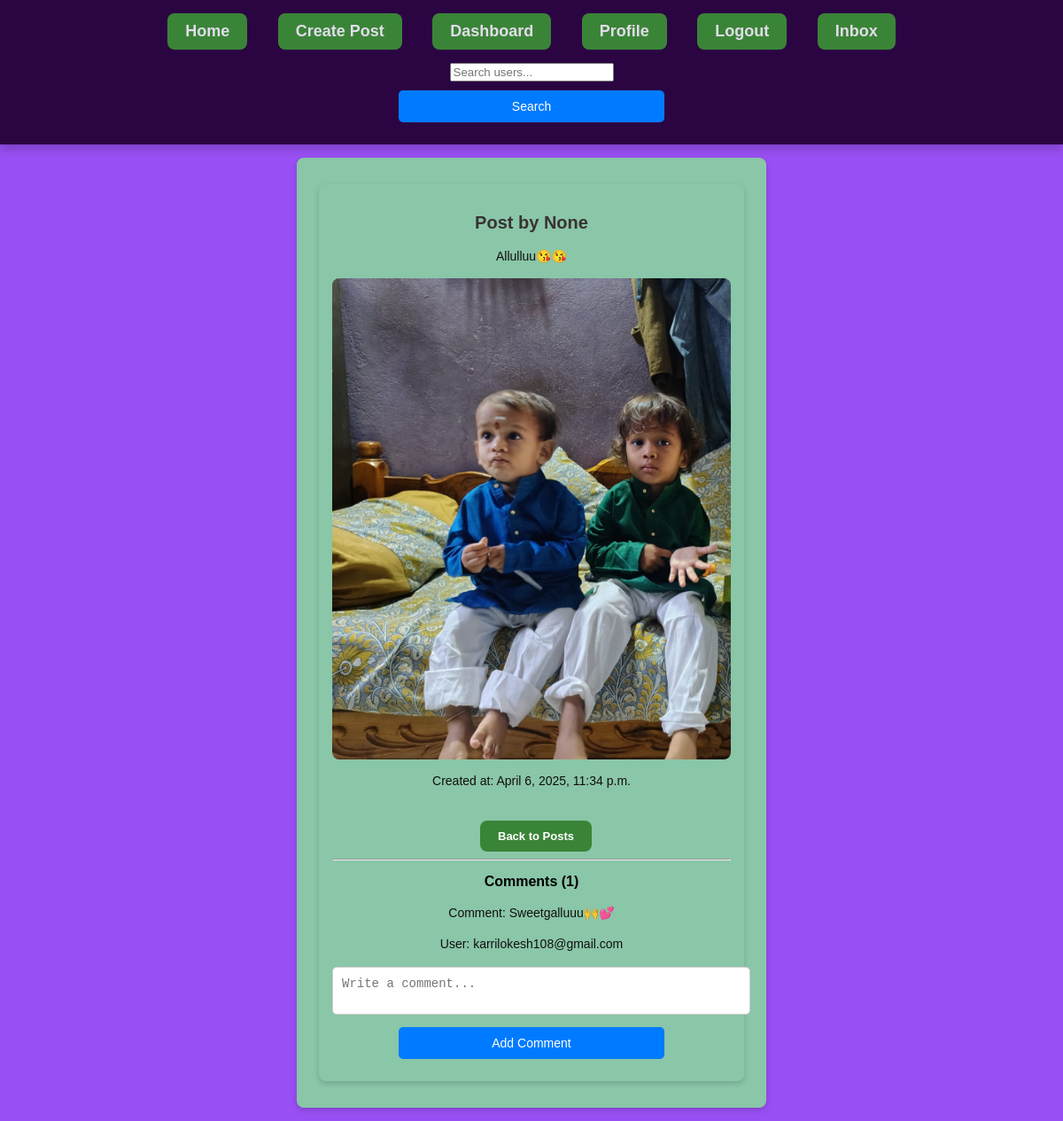
/posts/11/, run on an earlier commit of the app's database.
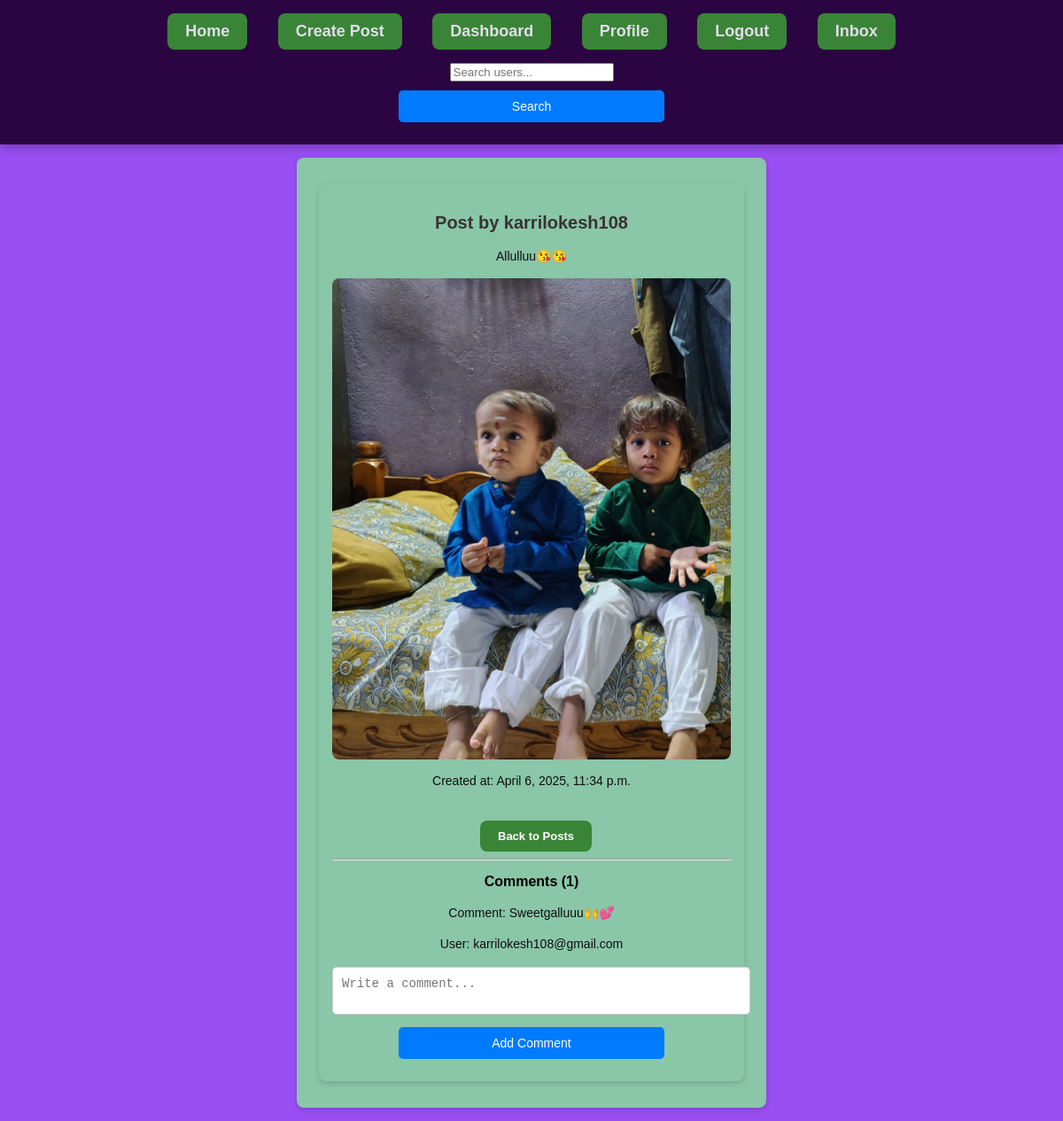
And on a later commit of the database.
### posts/models.py (models this page shows, shortened)
class Post(models.Model):
    user = models.ForeignKey(User, on_delete=models.CASCADE, related_name="posts")
    content = models.TextField()
    image = models.ImageField(upload_to="post_images/", null=True, blank=True)
    created_at = models.DateTimeField(auto_now_add=True)
    updated_at = models.DateTimeField(auto_now_add=True)
    video = models.FileField(upload_to="posts/videos/", blank=True, null=True)
    likes = models.ManyToManyField(User, related_name="liked_posts", blank=True)
    saved_by = models.ManyToManyField(User, related_name="saved_posts", blank=True)
    class Meta:
        ordering = ["-created_at"]  # Show latest posts first
        verbose_name_plural = "Posts"

class Comment(models.Model):
    user = models.ForeignKey(User, on_delete=models.CASCADE)
    post = models.ForeignKey(Post, on_delete=models.CASCADE, related_name="comments")
    content = models.TextField()
    created_at = models.DateTimeField(auto_now_add=True)
    class Meta:
        ordering = ["-created_at"]  # Show latest comments first
        verbose_name_plural = "Comments"

### users/models.py (models this page shows, shortened)
class CustomUser(AbstractBaseUser, PermissionsMixin):
    name = models.CharField(max_length=20)
    email = models.EmailField(unique=True)
    age = models.IntegerField()
    phone= models.CharField(max_length=15, unique=True, null=True, blank=True)
    otp = models.CharField(max_length=6, null=True, blank=True)
    profile_pic = models.ImageField(upload_to='profile_pics/', null=True, blank=True, default="profile_pics/default-profile.png")
    username = models.CharField(max_length=30, unique=True, null=True, blank=True)
    bio = models.TextField(null=True, blank=True)
    first_name = models.CharField(max_length=30, null=True, blank=True)
    last_name = models.CharField(max_length=30, null=True, blank=True)
    gender = models.CharField(max_length=10, choices=[("Male", "Male"), ("Female", "Female"), ("Other", "Other")], null=True, blank=True)
    location = models.CharField(max_length=100, null=True, blank=True)
    linkedin = models.URLField(null=True, blank=True)
    github = models.URLField(null=True, blank=True)
    is_active = models.BooleanField(default=True)
    is_staff = models.BooleanField(default=False)
    firebase_uid = models.CharField(max_length=50, blank=True, null=True)
    followers = models.ManyToManyField('self', symmetrical=False, related_name='following', blank=True)
    objects = CustomUserManager()
    USERNAME_FIELD = "email"
    REQUIRED_FIELDS = ["name", "age", "phone"]
    def __str__(self):
        return self.email

### posts/views.py (the view)
# urls.py: path('<int:pk>/', PostDetailView.as_view(), name='post-detail'),
class PostDetailView(DetailView):
    model = Post
    template_name = 'posts/post_detail.html'
    def get_context_data(self, **kwargs):
        context = super().get_context_data(**kwargs)
        comments = Comment.objects.filter(post=self.object)
        print("Comments for Post:", self.object.id)
        for comment in comments:
            print(f"User: {comment.user}, Content: {comment.content}")
        context['comments'] = comments
        return context

### posts/templates/posts/post_detail.html (shortened to what this page needs)
{% extends 'posts/base.html' %}
{% load static %}
{% block content %}
    <link rel="stylesheet" href="{% static 'posts/post_detail.css' %}">
    <div class="container">
        <h2>Post by {{ post.user.username }}</h2>
        <p>{{ post.content }}</p>
        {% if post.image %}
            <img src="{{ post.image.url }}" alt="Post Image">
        {% endif %}
        <p>Created at: {{ post.created_at }}</p>
        <a href="{% url 'post-list' %}">Back to Posts</a>
        <hr>
        <h3>Comments ({{ comments|length }})</h3>
        {% for comment in comments %}
        <p>Comment: {{ comment.content }}</p>
        <p>User: {{ comment.user }}</p>
        {% empty %}
            <p>No comments found.</p>
        {% endfor %}
        <form method="post" action="{% url 'add-comment' post.id %}">
            <textarea name="content" placeholder="Write a comment..." required></textarea>
            <button type="submit">Add Comment</button>
        </form>
    </div>
{% endblock %}

### posts/templates/posts/base.html (shortened to what this page needs)
<!DOCTYPE html>
<html lang="en">
<head>
    {% load static %}
    <link rel="stylesheet" href="{% static 'posts/base.css' %}">
</head>
<body>
    <nav>
        <a href="{% url 'post-list' %}">Home</a>
        <a href="{% url 'post-create' %}">Create Post</a>
        <a href="{% url 'dashboard' %}">Dashboard</a>
        <a href="{% url 'profile' %}">Profile</a>
        <a href="{% url 'logout' %}">Logout</a>
        <a href="{% url 'inbox' %}">Inbox</a>
        <form action="{% url 'search-users' %}" method="GET" class="search-form">
            <input type="text" name="query" placeholder="Search users...">
            <button type="submit">Search</button>
        </form>
    </nav>
    <div class="container">
        {% block content %}{% endblock %}
    </div>
</body>
</html>

### posts/static/posts/base.css (style rules this page uses)
body { font-family: Arial, sans-serif; background: linear-gradient(135deg, #381271, #dfe9f3); margin: 0; padding: 0; animation: fadeIn 1s ease-in-out; }
nav { background: #783e99; padding: 15px; text-align: center; box-shadow: 0px 5px 10px rgba(0, 0, 0, 0.2); animation: slideIn 0.8s ease-in-out; }
nav a { color: rgb(225, 221, 234); text-decoration: none; font-size: 18px; margin: 0 15px; font-weight: bold; transition: color 0.3s ease-in-out, transform 0.2s; }
.container { width: 60%; margin: 50px auto; background: white; padding: 20px; border-radius: 10px; box-shadow: 0px 5px 15px rgba(0, 0, 0, 0.2); text-align: center; animation: fadeIn 1.2s ease-in-out; }
a { display: inline-block; margin-top: 20px; margin-left: 10px; color: white; font-size: 13px; font-weight: bold; text-decoration: none; background: #7ac877; padding: 10px 20px; border-radius: 8px; transition: all 0.3s ease-in-out; }
body { font-family: Arial, sans-serif; background: linear-gradient(135deg, #f4f4f4, #dfe9f3); margin: 0; padding: 0; animation: fadeIn 1s ease-in-out; }
nav { background: #2b0442; padding: 15px; text-align: center; box-shadow: 0px 5px 10px rgba(0, 0, 0, 0.2); animation: slideIn 0.8s ease-in-out; }
.container { width: 80%; max-width: 1000px; margin: 50px auto; background: white; padding: 30px; border-radius: 10px; box-shadow: 0px 5px 15px rgba(0, 0, 0, 0.2); text-align: center; animation: fadeIn 1.2s ease-in-out; }
a { display: inline-block; margin-top: 20px; margin-left: 10px; color: white; font-size: 13px; font-weight: bold; text-decoration: none; background: #3a8437; padding: 10px 20px; border-radius: 8px; transition: all 0.3s ease-in-out; }

### posts/static/posts/post_detail.css (style rules this page uses)
body { font-family: Arial, sans-serif; margin: 0; padding: 0; background: #994ff3; }
.container { width: 90%; max-width: 500px; margin: 15px auto; background: rgb(138, 198, 168); padding: 15px; border-radius: 8px; box-shadow: 0 3px 6px rgba(0, 0, 0, 0.15); animation: fadeIn 0.6s ease-in-out; }
h2 { text-align: center; color: #393333; font-size: 20px; animation: slideDown 0.5s ease-in-out; }
img { width: 100%; height: auto; border-radius: 8px; display: block; margin: 8px 0; animation: fadeIn 0.8s ease-in-out; }
p { color: #110f0f; font-size: 14px; line-height: 1.5; }
h3 { font-size: 16px; margin-top: 15px; }
button { background: #007bff; color: white; border: none; padding: 10px; font-size: 14px; border-radius: 5px; cursor: pointer; transition: 0.3s ease-in-out; display: block; margin: 10px auto; width: 100%; max-width: 300px; }
form { margin-top: 15px; text-align: center; }
textarea { width: 100%; padding: 10px; font-size: 14px; border-radius: 5px; border: 1px solid #ccc; resize: none; transition: 0.3s; }

What changed in the data, as far as the page shows it:
changed through a linked row, Post "Allulluu😘😘": user.username "None" → "karrilokesh108"
